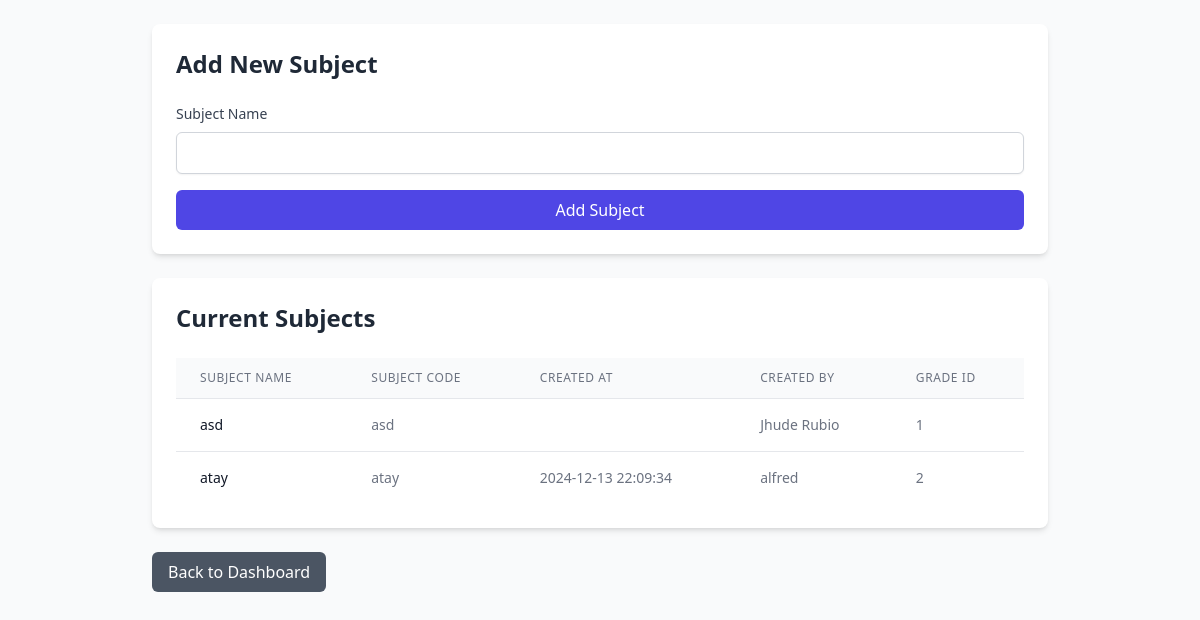
The page /dist/admin/admin_subjects.php (signed in) on the database its author committed.
### tables this page shows
CREATE TABLE `subjects_tb` (
  `sub_id` int(11) NOT NULL,
  `sub_name` varchar(50) NOT NULL,
  `sub_code` varchar(50) NOT NULL,
  `sub_createdAt` varchar(50) NOT NULL,
  `a_id` int(11) NOT NULL,
  `g_id` int(11) NOT NULL
);

CREATE TABLE `acc_tb` (
  `a_id` int(50) NOT NULL,
  `a_fn` varchar(50) DEFAULT NULL,
  `a_email` varchar(50) DEFAULT NULL,
  `a_password` varchar(250) DEFAULT NULL,
  `a_type` enum('staff','student','admin') DEFAULT NULL,
  `a_grade` varchar(50) DEFAULT NULL,
  `a_gender` varchar(50) DEFAULT NULL,
  `a_age` int(50) DEFAULT NULL,
  `a_pc` varchar(50) DEFAULT NULL,
  `a_pcn` varchar(50) DEFAULT NULL,
  `a_image` varchar(50) DEFAULT NULL,
  `a_status` varchar(50) NOT NULL
);

CREATE TABLE `grades_tb` (
  `g_id` int(11) NOT NULL,
  `a_id` int(11) NOT NULL,
  `g_science1` double DEFAULT NULL,
  `g_science2` double DEFAULT NULL,
  `g_science3` double DEFAULT NULL,
  `g_science4` double DEFAULT NULL,
  `g_math1` double DEFAULT NULL,
  `g_math2` double DEFAULT NULL,
  `g_math3` double DEFAULT NULL,
  `g_math4` double DEFAULT NULL,
  `g_programming1` double DEFAULT NULL,
  `g_programming2` double DEFAULT NULL,
  `g_programming3` double DEFAULT NULL,
  `g_programming4` double NOT NULL,
  `g_reed1` double DEFAULT NULL,
  `g_reed2` double DEFAULT NULL,
  `g_reed3` double DEFAULT NULL,
  `g_reed4` double DEFAULT NULL,
  `g_prelim` double DEFAULT NULL,
  `g_midterm` double DEFAULT NULL,
  `g_prefinal` double DEFAULT NULL,
  `g_final` double DEFAULT NULL,
  `g_total` double DEFAULT NULL,
  `g_1` double DEFAULT NULL,
  `g_2` double DEFAULT NULL,
  `g_3` double DEFAULT NULL,
  `g_4` double DEFAULT NULL,
  `g_asd1` double DEFAULT NULL,
  `g_asd2` double DEFAULT NULL,
  `g_asd3` double DEFAULT NULL,
  `g_asd4` double DEFAULT NULL,
  `g_atay1` double DEFAULT NULL,
  `g_atay2` double DEFAULT NULL,
  `g_atay3` double DEFAULT NULL,
  `g_atay4` double DEFAULT NULL
);

### dist/admin/admin_subjects.php (the view, shortened to what this page needs)
<?php
$conn = new mysqli('localhost', 'root', '', 'grading_db');
$subjects = $conn->query("
    SELECT s.*, a.a_fn as created_by_name, g.*
    FROM subjects_tb s
    LEFT JOIN acc_tb a ON s.a_id = a.a_id
    LEFT JOIN grades_tb g ON s.g_id = g.g_id
    ORDER BY s.sub_name
")->fetch_all(MYSQLI_ASSOC);
?>
<!DOCTYPE html>
<html lang="en">
<head>
    <script src="https://cdn.tailwindcss.com"></script>
</head>
<body class="bg-gray-50">
    <div class="min-h-screen p-6">
        <div class="max-w-4xl mx-auto">
            <div class="bg-white rounded-lg shadow-md p-6 mb-6">
                <h2 class="text-2xl font-bold text-gray-800 mb-6">Add New Subject</h2>
                <form method="POST" class="space-y-4">
                    <div>
                        <label class="block text-sm font-medium text-gray-700 mb-2">Subject Name</label>
                        <input type="text" name="subject_name" required
                            class="w-full px-3 py-2 border border-gray-300 rounded-md shadow-sm focus:outline-none focus:ring-indigo-500 focus:border-indigo-500">
                    </div>
                    <button type="submit" name="add_subject"
                        class="w-full bg-indigo-600 text-white px-4 py-2 rounded-md hover:bg-indigo-700 focus:outline-none focus:ring-2 focus:ring-offset-2 focus:ring-indigo-500">
                        Add Subject
                    </button>
                </form>
            </div>
            <div class="bg-white rounded-lg shadow-md p-6">
                <h2 class="text-2xl font-bold text-gray-800 mb-6">Current Subjects</h2>
                <div class="overflow-x-auto">
                    <table class="min-w-full divide-y divide-gray-200">
                        <thead class="bg-gray-50">
                            <tr>
                                <th class="px-6 py-3 text-left text-xs font-medium text-gray-500 uppercase tracking-wider">
                                    Subject Name
                                </th>
                                <th class="px-6 py-3 text-left text-xs font-medium text-gray-500 uppercase tracking-wider">
                                    Subject Code
                                </th>
                                <th class="px-6 py-3 text-left text-xs font-medium text-gray-500 uppercase tracking-wider">
                                    Created At
                                </th>
                                <th class="px-6 py-3 text-left text-xs font-medium text-gray-500 uppercase tracking-wider">
                                    Created By
                                </th>
                                <th class="px-6 py-3 text-left text-xs font-medium text-gray-500 uppercase tracking-wider">
                                    Grade ID
                                </th>
                            </tr>
                        </thead>
                        <tbody class="bg-white divide-y divide-gray-200">
                            <?php foreach ($subjects as $subject): ?>
                                <tr>
                                    <td class="px-6 py-4 whitespace-nowrap text-sm text-gray-900">
                                        <?php echo htmlspecialchars($subject['sub_name']); ?>
                                    </td>
                                    <td class="px-6 py-4 whitespace-nowrap text-sm text-gray-500">
                                        <?php echo htmlspecialchars($subject['sub_code']); ?>
                                    </td>
                                    <td class="px-6 py-4 whitespace-nowrap text-sm text-gray-500">
                                        <?php echo htmlspecialchars($subject['sub_createdAt']); ?>
                                    </td>
                                    <td class="px-6 py-4 whitespace-nowrap text-sm text-gray-500">
                                        <?php echo htmlspecialchars($subject['created_by_name'] ?? 'System'); ?>
                                    </td>
                                    <td class="px-6 py-4 whitespace-nowrap text-sm text-gray-500">
                                        <?php echo htmlspecialchars($subject['g_id']); ?>
                                    </td>
                                </tr>
                            <?php endforeach; ?>
                        </tbody>
                    </table>
                </div>
            </div>
            <div class="mt-6">
                <a href="admin.php" class="inline-block bg-gray-600 text-white px-4 py-2 rounded-md hover:bg-gray-700">
                    Back to Dashboard
                </a>
            </div>
        </div>
    </div>
</body>
</html>

### rows shown on the page
subjects_tb: sub_name "asd", sub_code "asd", a.a_fn "Jhude Rubio", g.g_id "1"
subjects_tb: sub_name "atay", sub_code "atay", sub_createdAt "2024-12-13 22:09:34", a.a_fn "alfred", g.g_id "2"
